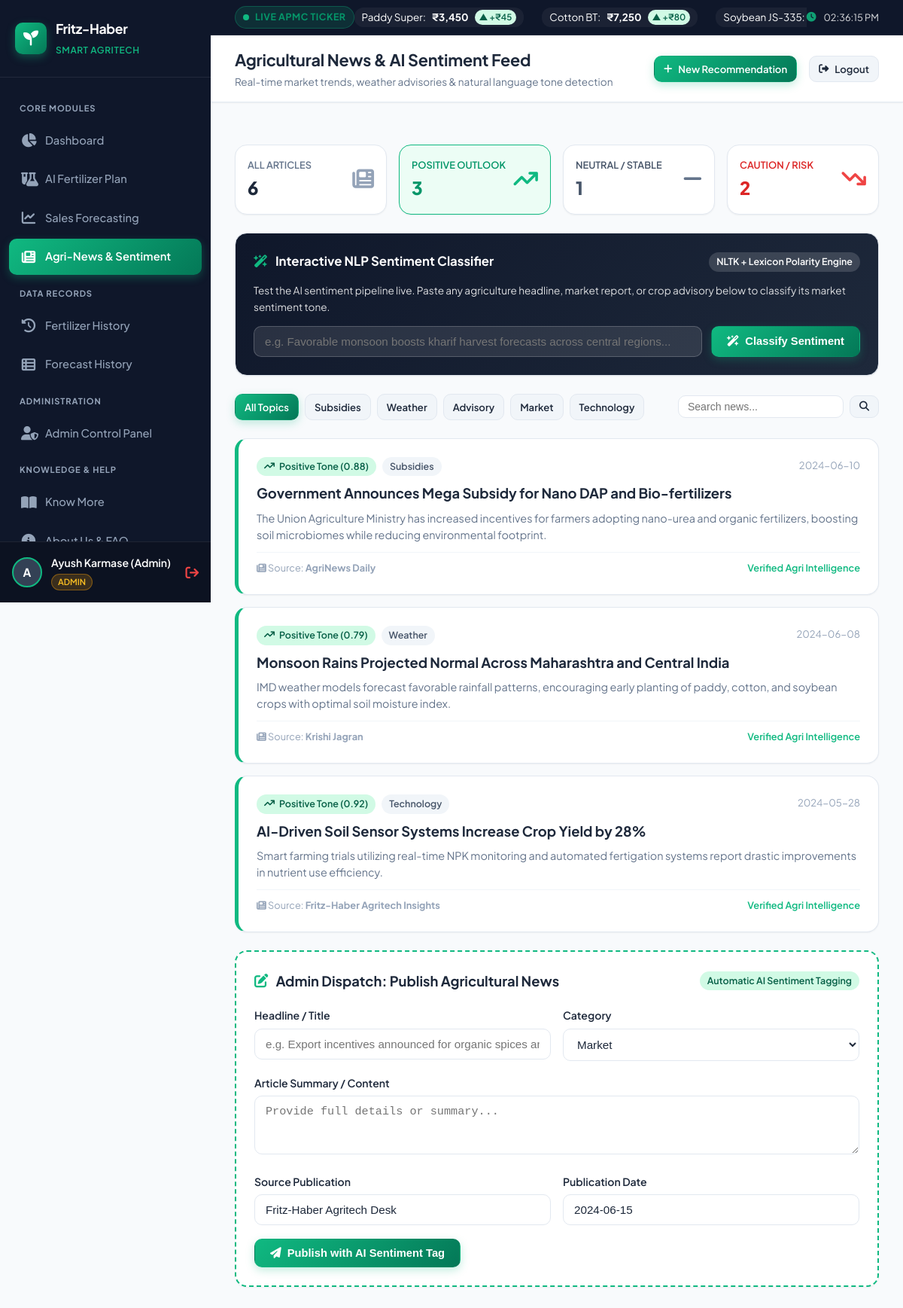
The app's page /news/?sentiment=Positive&category=all (signed in) with its own data.
### tables this page shows
CREATE TABLE news_articles (
    id INTEGER PRIMARY KEY AUTOINCREMENT,
    title TEXT NOT NULL,
    summary TEXT NOT NULL,
    category TEXT NOT NULL,
    sentiment TEXT NOT NULL, -- 'Positive', 'Neutral', 'Negative'
    sentiment_score REAL NOT NULL,
    source TEXT NOT NULL,
    published_date TEXT NOT NULL,
    created_at TIMESTAMP DEFAULT CURRENT_TIMESTAMP
);

### blueprints/news.py (the view)
@news_bp.route('/')
@login_required
def index():
    category = request.args.get('category', 'all')
    sentiment = request.args.get('sentiment', 'all')
    search = request.args.get('q', '').strip()
    conn = get_db_connection()
    query = "SELECT * FROM news_articles WHERE 1=1"
    params = []
    if category != 'all':
        query += " AND category = ?"
        params.append(category)
    if sentiment != 'all':
        query += " AND sentiment = ?"
        params.append(sentiment)
    if search:
        query += " AND (title LIKE ? OR summary LIKE ?)"
        params.extend([f"%{search}%", f"%{search}%"])
    query += " ORDER BY published_date DESC, id DESC"
    articles = conn.execute(query, params).fetchall()
    categories = [row[0] for row in conn.execute("SELECT DISTINCT category FROM news_articles").fetchall()]
    total_count = conn.execute("SELECT COUNT(*) FROM news_articles").fetchone()[0]
    pos_count = conn.execute("SELECT COUNT(*) FROM news_articles WHERE sentiment = 'Positive'").fetchone()[0]
    neu_count = conn.execute("SELECT COUNT(*) FROM news_articles WHERE sentiment = 'Neutral'").fetchone()[0]
    neg_count = conn.execute("SELECT COUNT(*) FROM news_articles WHERE sentiment = 'Negative'").fetchone()[0]
    conn.close()
    return render_template(
        'news/index.html',
        articles=articles,
        categories=categories,
        selected_category=category,
        selected_sentiment=sentiment,
        search_query=search,
        stats={
            'total': total_count,
            'positive': pos_count,
            'neutral': neu_count,
            'negative': neg_count
        }
    )

### app.py (called while the page is built)
def create_app():
    app = Flask(__name__)
    app.config.from_object(Config)
    init_db()
    app.register_blueprint(auth_bp)
    app.register_blueprint(dashboard_bp)
    app.register_blueprint(fertilizer_bp)
    app.register_blueprint(forecasting_bp)
    app.register_blueprint(news_bp)
    app.register_blueprint(admin_bp)
    app.register_blueprint(history_bp)
    app.register_blueprint(info_bp)
    @app.context_processor
    def inject_user_context():
        return {
            'current_user': {
                'id': session.get('user_id'),
                'name': session.get('user_name', 'Guest'),
                'email': session.get('user_email', ''),
                'role': session.get('user_role', 'user')
            }
        }
    return app

### blueprints/auth.py (called while the page is built)
def login_required(f):
    @wraps(f)
    def decorated_function(*args, **kwargs):
        if 'user_id' not in session:
            flash('Please log in to access this page.', 'warning')
            return redirect(url_for('auth.login'))
        return f(*args, **kwargs)
    return decorated_function

### database/db_init.py (called while the page is built)
def get_db_connection():
    os.makedirs(os.path.dirname(DB_PATH), exist_ok=True)
    conn = sqlite3.connect(DB_PATH)
    conn.row_factory = sqlite3.Row
    return conn

### templates/news/index.html (shortened to what this page needs)
{% extends "base.html" %}
{% block page_title %}Agricultural News & AI Sentiment Feed{% endblock %}
{% block page_subtitle %}Real-time market trends, weather advisories & natural language tone detection{% endblock %}
{% block content %}
<div style="display: flex; flex-direction: column; gap: 24px;">
    <div style="display: grid; grid-template-columns: repeat(auto-fit, minmax(200px, 1fr)); gap: 16px;">
        <a href="{{ url_for('news.index', sentiment='all', category=selected_category) }}" class="card" style="padding: 16px; display: flex; align-items: center; justify-content: space-between; ">
            <div>
                <div style="font-size: 0.8rem; color: var(--text-muted); font-weight: 600;">ALL ARTICLES</div>
                <div style="font-size: 1.5rem; font-weight: 800;">{{ stats['total'] }}</div>
            </div>
            <i class="fas fa-newspaper" style="font-size: 1.8rem; color: var(--text-light);"></i>
        </a>
        <a href="{{ url_for('news.index', sentiment='Positive', category=selected_category) }}" class="card" style="padding: 16px; display: flex; align-items: center; justify-content: space-between; {% if selected_sentiment == 'Positive' %}border-color: #10b981; background: #ecfdf5;{% endif %}">
            <div>
                <div style="font-size: 0.8rem; color: #059669; font-weight: 600;">POSITIVE OUTLOOK</div>
                <div style="font-size: 1.5rem; font-weight: 800; color: #059669;">{{ stats['positive'] }}</div>
            </div>
            <i class="fas fa-arrow-trend-up" style="font-size: 1.8rem; color: #10b981;"></i>
        </a>
        <a href="{{ url_for('news.index', sentiment='Neutral', category=selected_category) }}" class="card" style="padding: 16px; display: flex; align-items: center; justify-content: space-between; ">
            <div>
                <div style="font-size: 0.8rem; color: #475569; font-weight: 600;">NEUTRAL / STABLE</div>
                <div style="font-size: 1.5rem; font-weight: 800; color: #475569;">{{ stats['neutral'] }}</div>
            </div>
            <i class="fas fa-minus" style="font-size: 1.8rem; color: #64748b;"></i>
        </a>
        <a href="{{ url_for('news.index', sentiment='Negative', category=selected_category) }}" class="card" style="padding: 16px; display: flex; align-items: center; justify-content: space-between; ">
            <div>
                <div style="font-size: 0.8rem; color: #dc2626; font-weight: 600;">CAUTION / RISK</div>
                <div style="font-size: 1.5rem; font-weight: 800; color: #dc2626;">{{ stats['negative'] }}</div>
            </div>
            <i class="fas fa-arrow-trend-down" style="font-size: 1.8rem; color: #ef4444;"></i>
        </a>
    </div>
    <div class="card" style="background: linear-gradient(135deg, #0f172a 0%, #1e293b 100%); color: #fff;">
        <div style="display: flex; justify-content: space-between; align-items: center; margin-bottom: 14px;">
            <div class="card-title" style="color: #fff; font-size: 1.05rem;">
                <i class="fas fa-wand-magic-sparkles" style="color: var(--primary);"></i> Interactive NLP Sentiment Classifier
            </div>
            <span class="tag" style="background: rgba(255,255,255,0.15); color: #fff;">
                NLTK + Lexicon Polarity Engine
            </span>
        </div>
        <p style="font-size: 0.85rem; opacity: 0.85; margin-bottom: 14px;">
            Test the AI sentiment pipeline live. Paste any agriculture headline, market report, or crop advisory below to classify its market sentiment tone.
        </p>
        <div style="display: flex; gap: 12px; flex-wrap: wrap;">
            <input type="text" id="live-sentiment-input" class="form-control" style="flex: 1; min-width: 280px; background: rgba(255,255,255,0.1); border-color: rgba(255,255,255,0.2); color: #fff;" placeholder="e.g. Favorable monsoon boosts kharif harvest forecasts across central regions...">
            <button id="btn-analyze-live" class="btn btn-primary">
                <i class="fas fa-wand-magic-sparkles"></i> Classify Sentiment
            </button>
        </div>
    </div>
    <div style="display: flex; justify-content: space-between; align-items: center; flex-wrap: wrap; gap: 16px;">
        <div style="display: flex; gap: 8px; flex-wrap: wrap;">
            <a href="{{ url_for('news.index', category='all', sentiment=selected_sentiment) }}" class="btn btn-sm {% if selected_category == 'all' %}btn-primary{% else %}btn-secondary{% endif %}">
                All Topics
            </a>
            {% for cat in categories %}
                <a href="{{ url_for('news.index', category=cat, sentiment=selected_sentiment) }}" class="btn btn-sm {% if selected_category == cat %}btn-primary{% else %}btn-secondary{% endif %}">
                    {{ cat }}
                </a>
            {% endfor %}
        </div>
        <form method="GET" action="{{ url_for('news.index') }}" style="display: flex; gap: 8px;">
            <input type="text" name="q" value="{{ search_query }}" class="form-control" style="padding: 6px 12px; font-size: 0.88rem; width: 220px;" placeholder="Search news...">
            <button type="submit" class="btn btn-secondary btn-sm"><i class="fas fa-search"></i></button>
        </form>
    </div>
    <div style="display: flex; flex-direction: column; gap: 16px;">
        {% if articles %}
            {% for a in articles %}
                <div class="card" style="border-left: 5px solid {% if a['sentiment'] == 'Positive' %}#10b981{% elif a['sentiment'] == 'Negative' %}#ef4444{% else %}#64748b{% endif %};">
                    <div style="display: flex; justify-content: space-between; align-items: flex-start; margin-bottom: 8px;">
                        <div style="display: flex; align-items: center; gap: 8px; flex-wrap: wrap;">
                            <span class="tag {% if a['sentiment'] == 'Positive' %}tag-positive{% elif a['sentiment'] == 'Negative' %}tag-negative{% else %}tag-neutral{% endif %}">
                                {% if a['sentiment'] == 'Positive' %}<i class="fas fa-arrow-trend-up"></i>
                                {% elif a['sentiment'] == 'Negative' %}<i class="fas fa-arrow-trend-down"></i>
                                {% else %}<i class="fas fa-minus"></i>{% endif %}
                                {{ a['sentiment'] }} Tone ({{ a['sentiment_score']|round(2) }})
                            </span>
                            <span class="tag tag-neutral">{{ a['category'] }}</span>
                        </div>
                        <span style="font-size: 0.82rem; color: var(--text-light);">{{ a['published_date'] }}</span>
                    </div>
                    <h3 style="font-size: 1.15rem; font-weight: 700; color: var(--text-main); margin-bottom: 8px;">
                        {{ a['title'] }}
                    </h3>
                    <p style="font-size: 0.9rem; color: var(--text-muted); line-height: 1.5; margin-bottom: 12px;">
                        {{ a['summary'] }}
                    </p>
                    <div style="display: flex; justify-content: space-between; align-items: center; font-size: 0.8rem; color: var(--text-light); border-top: 1px solid var(--border-light); padding-top: 10px;">
                        <span><i class="fas fa-newspaper"></i> Source: <strong>{{ a['source'] }}</strong></span>
                        <span style="color: var(--primary); font-weight: 600;">Verified Agri Intelligence</span>
                    </div>
                </div>
            {% endfor %}
        {% endif %}
    </div>
    {% if session.get('user_role') == 'admin' %}
    <div class="card" style="border: 2px dashed var(--primary);">
        <div class="card-header">
            <div class="card-title">
                <i class="fas fa-pen-to-square"></i> Admin Dispatch: Publish Agricultural News
            </div>
            <span class="tag tag-positive">Automatic AI Sentiment Tagging</span>
        </div>
        <form method="POST" action="{{ url_for('news.add_article') }}">
            <div class="form-row">
                <div class="form-group" style="flex: 2;">
                    <label class="form-label" for="title">Headline / Title</label>
                    <input type="text" id="title" name="title" class="form-control" placeholder="e.g. Export incentives announced for organic spices and pulses" required>
                </div>
                <div class="form-group">
                    <label class="form-label" for="category">Category</label>
                    <select id="category" name="category" class="form-control">
                        <option value="Market">Market</option>
                    </select>
                </div>
            </div>
            <div class="form-group">
                <label class="form-label" for="summary">Article Summary / Content</label>
                <textarea id="summary" name="summary" class="form-control" rows="3" placeholder="Provide full details or summary..." required></textarea>
            </div>
            <div class="form-row">
                <div class="form-group">
                    <label class="form-label" for="source">Source Publication</label>
                    <input type="text" id="source" name="source" class="form-control" value="Fritz-Haber Agritech Desk">
                </div>
                <div class="form-group">
                    <label class="form-label" for="published_date">Publication Date</label>
                    <input type="text" id="published_date" name="published_date" class="form-control" value="2024-06-15">
                </div>
            </div>
            <button type="submit" class="btn btn-primary">
                <i class="fas fa-paper-plane"></i> Publish with AI Sentiment Tag
            </button>
        </form>
    </div>
    {% endif %}
</div>
{% endblock %}

### static/css/style.css (style rules this page uses)
:root { --primary: #10b981; --primary-dark: #059669; --primary-light: #d1fae5; --primary-gradient: linear-gradient(135deg, #10b981 0%, #047857 100%); --secondary: #0284c7; --secondary-light: #e0f2fe; --accent: #f59e0b; --accent-light: #fef3c7; --bg-main: #f8fafc; --bg-card: #ffffff; --bg-sidebar: #0f172a; --bg-sidebar-hover: #1e293b; --text-main: #1e293b; --text-muted: #64748b; --text-light: #94a3b8; --text-white: #ffffff; --border-color: #e2e8f0; --border-light: #f1f5f9; --success: #10b981; --danger: #ef4444; --warning: #f59e0b; --info: #0284c7; --shadow-sm: 0 1px 2px 0 rgb(0 0 0 / 0.05); --shadow-md: 0 4px 6px -1px rgb(0 0 0 / 0.1), 0 2px 4px -2px rgb(0 0 0 / 0.1); --shadow-lg: 0 10px 15px -3px rgb(0 0 0 / 0.1), 0 4px 6px -4px rgb(0 0 0 / 0.1); --shadow-xl: 0 20px 25px -5px rgb(0 0 0 / 0.1), 0 8px 10px -6px rgb(0 0 0 / 0.1); --radius-sm: 6px; --radius-md: 10px; --radius-lg: 16px; --radius-xl: 24px; --transition: all 0.25s cubic-bezier(0.4, 0, 0.2, 1); }
* { margin: 0; padding: 0; box-sizing: border-box; }
body { font-family: 'Plus Jakarta Sans', -apple-system, BlinkMacSystemFont, 'Segoe UI', Roboto, sans-serif; background-color: var(--bg-main); color: var(--text-main); line-height: 1.6; -webkit-font-smoothing: antialiased; }
a { color: inherit; text-decoration: none; }
.card { background: var(--bg-card); border: 1px solid var(--border-color); border-radius: var(--radius-lg); box-shadow: var(--shadow-sm); padding: 24px; transition: var(--transition); }
.card-header { display: flex; align-items: center; justify-content: space-between; margin-bottom: 20px; }
.card-title { font-size: 1.15rem; font-weight: 700; color: var(--text-main); display: flex; align-items: center; gap: 10px; }
.card-title i { color: var(--primary); }
.btn { display: inline-flex; align-items: center; justify-content: center; gap: 8px; padding: 10px 20px; border-radius: var(--radius-md); font-weight: 600; font-size: 0.92rem; cursor: pointer; border: 1px solid transparent; transition: var(--transition); }
.btn-primary { background: var(--primary-gradient); color: #fff; box-shadow: 0 4px 12px rgba(16, 185, 129, 0.25); }
.btn-secondary { background: #f1f5f9; color: var(--text-main); border-color: var(--border-color); }
.btn-sm { padding: 6px 12px; font-size: 0.82rem; }
.form-group { margin-bottom: 18px; }
.form-label { display: block; font-size: 0.88rem; font-weight: 600; margin-bottom: 6px; color: var(--text-main); }
.form-control { width: 100%; padding: 11px 14px; border-radius: var(--radius-md); border: 1px solid var(--border-color); font-size: 0.95rem; color: var(--text-main); background: #fff; transition: var(--transition); }
.form-row { display: grid; grid-template-columns: repeat(auto-fit, minmax(200px, 1fr)); gap: 16px; }
.tag { display: inline-flex; align-items: center; gap: 6px; padding: 3px 10px; border-radius: 20px; font-size: 0.78rem; font-weight: 600; }
.tag-positive { background-color: #d1fae5; color: #065f46; }
.tag-neutral { background-color: #f1f5f9; color: #475569; }

### records on screen
news_articles: category "Advisory"
news_articles: sentiment "Positive", sentiment_score "0.88", category "Subsidies", published_date "2024-06-10", title "Government Announces Mega Subsidy for Nano DAP and Bio-fertilizers", summary "The Union Agriculture Ministry has increased incentives for farmers adopting nano-urea and organic fertilizers, boosting soil microbiomes while reducing environmental footprint.", source "AgriNews Daily"
news_articles: sentiment "Positive", sentiment_score "0.79", category "Weather", published_date "2024-06-08", title "Monsoon Rains Projected Normal Across Maharashtra and Central India", summary "IMD weather models forecast favorable rainfall patterns, encouraging early planting of paddy, cotton, and soybean crops with optimal soil moisture index.", source "Krishi Jagran"
news_articles: sentiment "Positive", sentiment_score "0.92", category "Technology", published_date "2024-05-28", title "AI-Driven Soil Sensor Systems Increase Crop Yield by 28%", summary "Smart farming trials utilizing real-time NPK monitoring and automated fertigation systems report drastic improvements in nutrient use efficiency.", source "Fritz-Haber Agritech Insights"

### other values on screen
{{ session.get('user_name', 'U')[0] }} "A"
{{ session.get('user_name', 'Guest') }} "Ayush Karmase (Admin)"
{{ session.get('user_role', 'Farmer') }} "ADMIN"
{{ stats['total'] }} "6"
{{ stats['positive'] }} "3"
{{ stats['neutral'] }} "1"
{{ stats['negative'] }} "2"
{{ cat }} "Subsidies" "Weather" "Market" "Technology"
